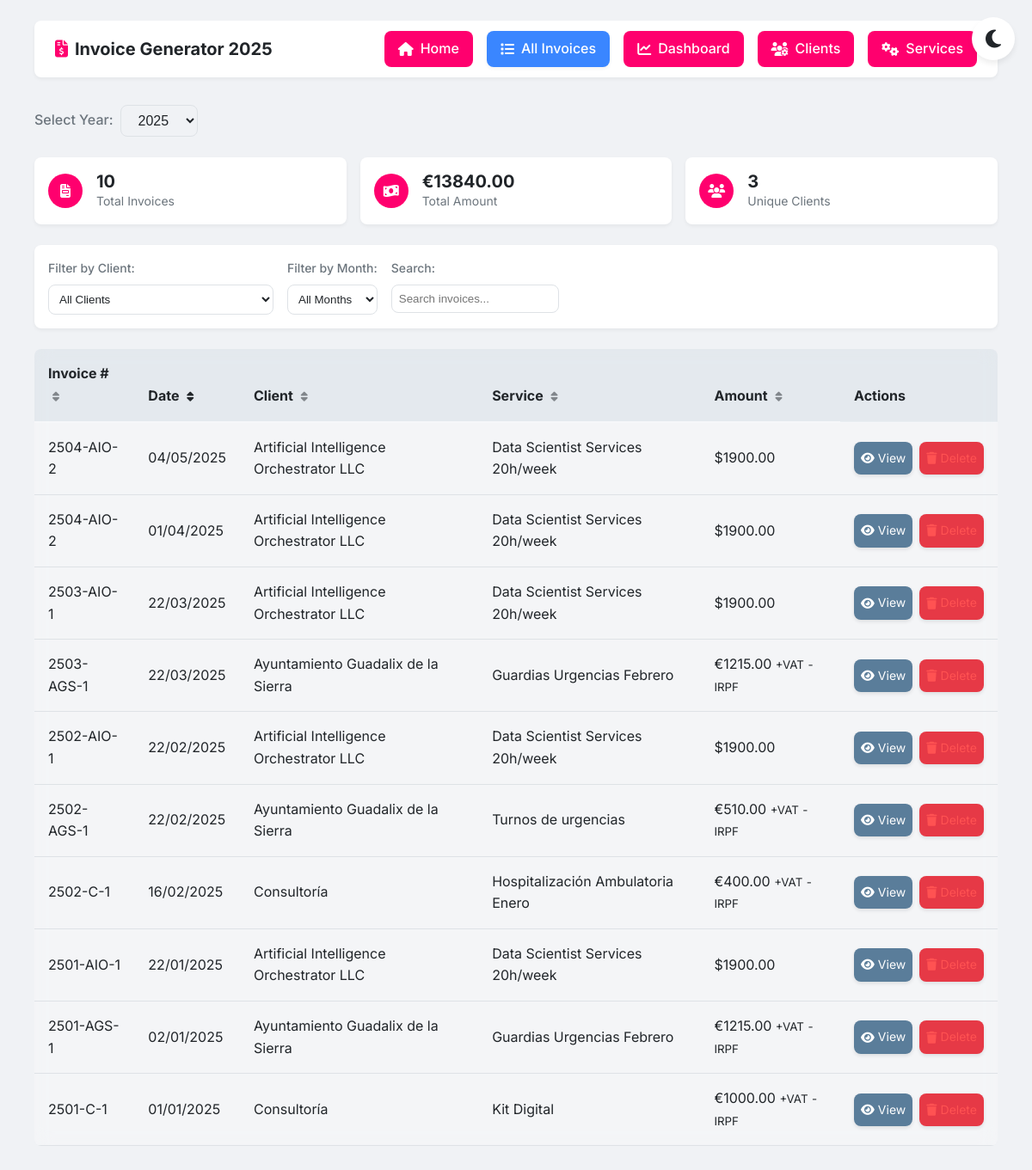
The app's page /all_invoices, older data.
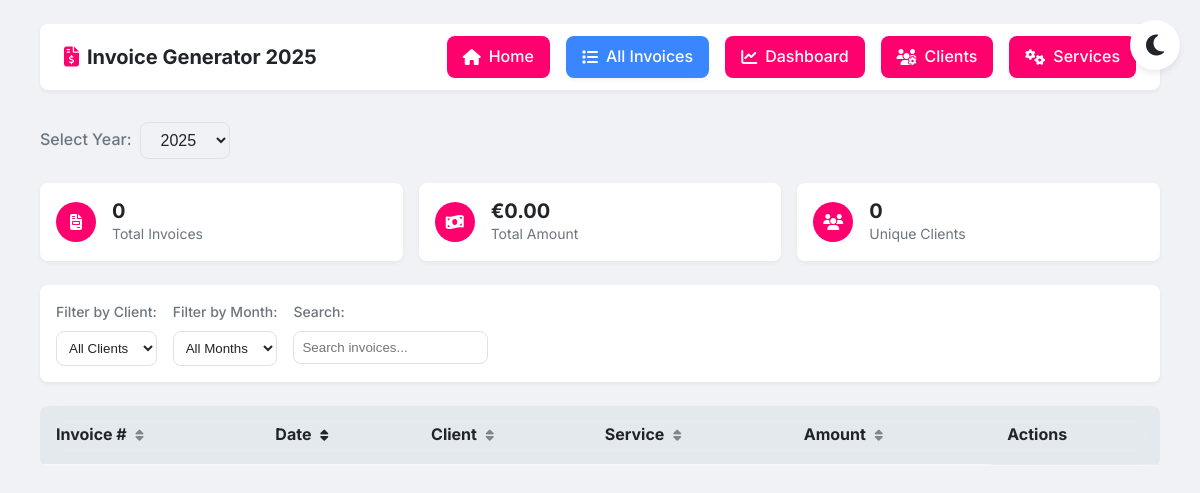
The same page, newer data.
### tables this page shows
CREATE TABLE invoices (
        id INTEGER PRIMARY KEY,
        client_id INTEGER NOT NULL,
        service_id INTEGER NOT NULL,
        quantity INTEGER NOT NULL,
        date TEXT NOT NULL,
        invoice_number TEXT NOT NULL,
        apply_iva BOOLEAN DEFAULT 1,
        apply_irpf BOOLEAN DEFAULT 1,
        FOREIGN KEY (client_id) REFERENCES clients (id),
        FOREIGN KEY (service_id) REFERENCES services (id)
    );

CREATE TABLE clients (
        id INTEGER PRIMARY KEY,
        name TEXT NOT NULL,
        tax_id TEXT NOT NULL,
        address TEXT NOT NULL,
        country TEXT NOT NULL,
        email TEXT,
        currency_code TEXT,
        currency_symbol TEXT
    );

CREATE TABLE services (
        id INTEGER PRIMARY KEY,
        description TEXT NOT NULL,
        unit_price REAL NOT NULL,
        unit_type TEXT NOT NULL
    );

### src/routes.py (the view)
    @app.route('/all_invoices')
    def all_invoices():
        selected_year = request.args.get('year', datetime.now().year)
        all_invoices = models.get_invoices_by_year(selected_year)
        available_years = models.get_available_invoice_years()
        if not available_years:
            available_years = [datetime.now().year]
        total_amount = sum(invoice[6] for invoice in all_invoices)
        unique_clients = len(set(invoice[3] for invoice in all_invoices))
        client_names = sorted(set(invoice[3] for invoice in all_invoices))
        config = utils.load_config()
        currency_symbol = config.get('currency', {}).get('symbol', '€')
        current_page = 'all_invoices'
        return render_template('all_invoices.html',
                              invoices=all_invoices,
                              total_amount=total_amount,
                              unique_clients=unique_clients,
                              client_names=client_names,
                              available_years=available_years,
                              selected_year=selected_year,
                              currency_symbol=currency_symbol,
                              current_page=current_page)

### src/models.py (called while the page is built)
def get_invoices_by_year(year):
    conn = sqlite3.connect(DB_FILE)
    cursor = conn.cursor()
    cursor.execute('''
    SELECT i.id, i.invoice_number, i.date, c.name, s.description, i.quantity,
           s.unit_price * i.quantity AS subtotal,
           i.apply_iva, i.apply_irpf, i.client_id, c.currency_symbol
    FROM invoices i
    JOIN clients c ON i.client_id = c.id
    JOIN services s ON i.service_id = s.id
    WHERE substr(i.date, 7, 4) = ?
    ORDER BY i.date DESC
    ''', (str(year),))
    invoices = cursor.fetchall()
    conn.close()
    return invoices

def get_available_invoice_years():
    conn = sqlite3.connect(DB_FILE)
    cursor = conn.cursor()
    cursor.execute('''
    SELECT DISTINCT substr(date, 7, 4) as year
    FROM invoices
    WHERE date IS NOT NULL AND length(date) >= 10
    ORDER BY year DESC
    ''')
    years = [int(row[0]) for row in cursor.fetchall()]
    conn.close()
    return years

### src/utils.py (called while the page is built, shortened)
def load_config():
    if os.path.exists(CONFIG_FILE):
        try:
            with open(CONFIG_FILE, 'r') as f:
                return json.load(f)
        except Exception as e:
            print(f"Error loading config: {e}")

### templates/all_invoices.html (shortened to what the changed rows need)
{% extends "base.html" %}
{% block content %}
<div class="summary-stats">
    <div class="stat-card">
        <div class="stat-content">
            <h3>{{ invoices|length }}</h3>
            <p>Total Invoices</p>
        </div>
    </div>
    <div class="stat-card">
        <div class="stat-content">
            <h3>{{ currency_symbol }}{{ "%.2f"|format(total_amount) }}</h3>
            <p>Total Amount</p>
        </div>
    </div>
    <div class="stat-card">
        <div class="stat-content">
            <h3>{{ unique_clients }}</h3>
            <p>Unique Clients</p>
        </div>
    </div>
</div>
<div class="card">
    <div class="card-body">
        <div class="table-responsive">
            <table class="table sortable-table" id="invoices-table">
                <thead>
                    <tr>
                        <th class="sortable" data-sort="invoice">Invoice # <i class="fas fa-sort"></i></th>
                        <th class="sortable" data-sort="date">Date <i class="fas fa-sort"></i></th>
                        <th class="sortable" data-sort="client">Client <i class="fas fa-sort"></i></th>
                        <th class="sortable" data-sort="service">Service <i class="fas fa-sort"></i></th>
                        <th class="sortable" data-sort="amount">Amount <i class="fas fa-sort"></i></th>
                        <th>Actions</th>
                    </tr>
                </thead>
                <tbody>
                    {% for invoice in invoices %}
                    <tr data-client="{{ invoice[3] }}" data-month="{{ invoice[2].split('/')[1] }}">
                        <td data-value="{{ invoice[1] }}">{{ invoice[1] }}</td>
                        <td data-value="{{ invoice[2] }}" data-date="{{ invoice[2].split('/')[2] + invoice[2].split('/')[1] + invoice[2].split('/')[0] }}">{{ invoice[2] }}</td>
                        <td data-value="{{ invoice[3] }}">{{ invoice[3] }}</td>
                        <td data-value="{{ invoice[4] }}">{{ invoice[4] }}</td>
                        <td data-value="{{ invoice[6] }}">
                            {{ invoice[10] }}{{ "%.2f"|format(invoice[6]) }}
                            {% if invoice[7] %}<small>+VAT</small>{% endif %}
                            {% if invoice[8] %}<small>-IRPF</small>{% endif %}
                        </td>
                        <td>
                            <div class="table-actions">
                                <a href="/view_invoice/{{ invoice[1] }}" class="action-btn action-btn-view">
                                    <i class="fas fa-eye"></i> View
                                </a>
                                <a href="#" onclick="confirmDelete('{{ invoice[1] }}')" class="action-btn action-btn-delete">
                                    <i class="fas fa-trash"></i> Delete
                                </a>
                            </div>
                        </td>
                    </tr>
                    {% endfor %}
                </tbody>
            </table>
        </div>
    </div>
</div>
{% endblock %}

Row changes from the older to the newer data that the page shows:
removed invoices: invoice_number "2503-AIO-1", date "22/03/2025", name "Artificial Intelligence Orchestrator LLC", description "Data Scientist Services 20h/week", {{ invoice[6] }} 1900.0 (drawn), currency_symbol "$", invoice "1900.00"
removed invoices: invoice_number "2503-AGS-1", date "22/03/2025", name "Ayuntamiento Guadalix de la Sierra", description "Guardias Urgencias Febrero", {{ invoice[6] }} 1215.0 (drawn), currency_symbol "€", invoice "1215.00", apply_iva "+VAT", apply_irpf "-IRPF"
removed invoices: invoice_number "2502-AIO-1", date "22/02/2025", name "Artificial Intelligence Orchestrator LLC", description "Data Scientist Services 20h/week", {{ invoice[6] }} 1900.0 (drawn), currency_symbol "$", invoice "1900.00"
removed invoices: invoice_number "2502-AGS-1", date "22/02/2025", name "Ayuntamiento Guadalix de la Sierra", description "Turnos de urgencias", {{ invoice[6] }} 510.0 (drawn), currency_symbol "€", invoice "510.00", apply_iva "+VAT", apply_irpf "-IRPF"
removed invoices: invoice_number "2501-AIO-1", date "22/01/2025", name "Artificial Intelligence Orchestrator LLC", description "Data Scientist Services 20h/week", {{ invoice[6] }} 1900.0 (drawn), currency_symbol "$", invoice "1900.00"
removed invoices: invoice_number "2502-C-1", date "16/02/2025", name "Consultoría", description "Hospitalización Ambulatoria Enero", {{ invoice[6] }} 400.0 (drawn), currency_symbol "€", invoice "400.00", apply_iva "+VAT", apply_irpf "-IRPF"
removed invoices: invoice_number "2504-AIO-2", date "04/05/2025", name "Artificial Intelligence Orchestrator LLC", description "Data Scientist Services 20h/week", {{ invoice[6] }} 1900.0 (drawn), currency_symbol "$", invoice "1900.00"
removed invoices: invoice_number "2501-AGS-1", date "02/01/2025", name "Ayuntamiento Guadalix de la Sierra", description "Guardias Urgencias Febrero", {{ invoice[6] }} 1215.0 (drawn), currency_symbol "€", invoice "1215.00", apply_iva "+VAT", apply_irpf "-IRPF"
removed invoices: invoice_number "2504-AIO-2", date "01/04/2025", name "Artificial Intelligence Orchestrator LLC", description "Data Scientist Services 20h/week", {{ invoice[6] }} 1900.0 (drawn), currency_symbol "$", invoice "1900.00"
removed invoices: invoice_number "2501-C-1", date "01/01/2025", name "Consultoría", description "Kit Digital", {{ invoice[6] }} 1000.0 (drawn), currency_symbol "€", invoice "1000.00", apply_iva "+VAT", apply_irpf "-IRPF"
Text that changed along with them:
{{ invoices|length }}: "10" → "0"
{{ "%.2f"|format(total_amount) }}: "13840.00" → "0.00"
{{ unique_clients }}: "3" → "0"
